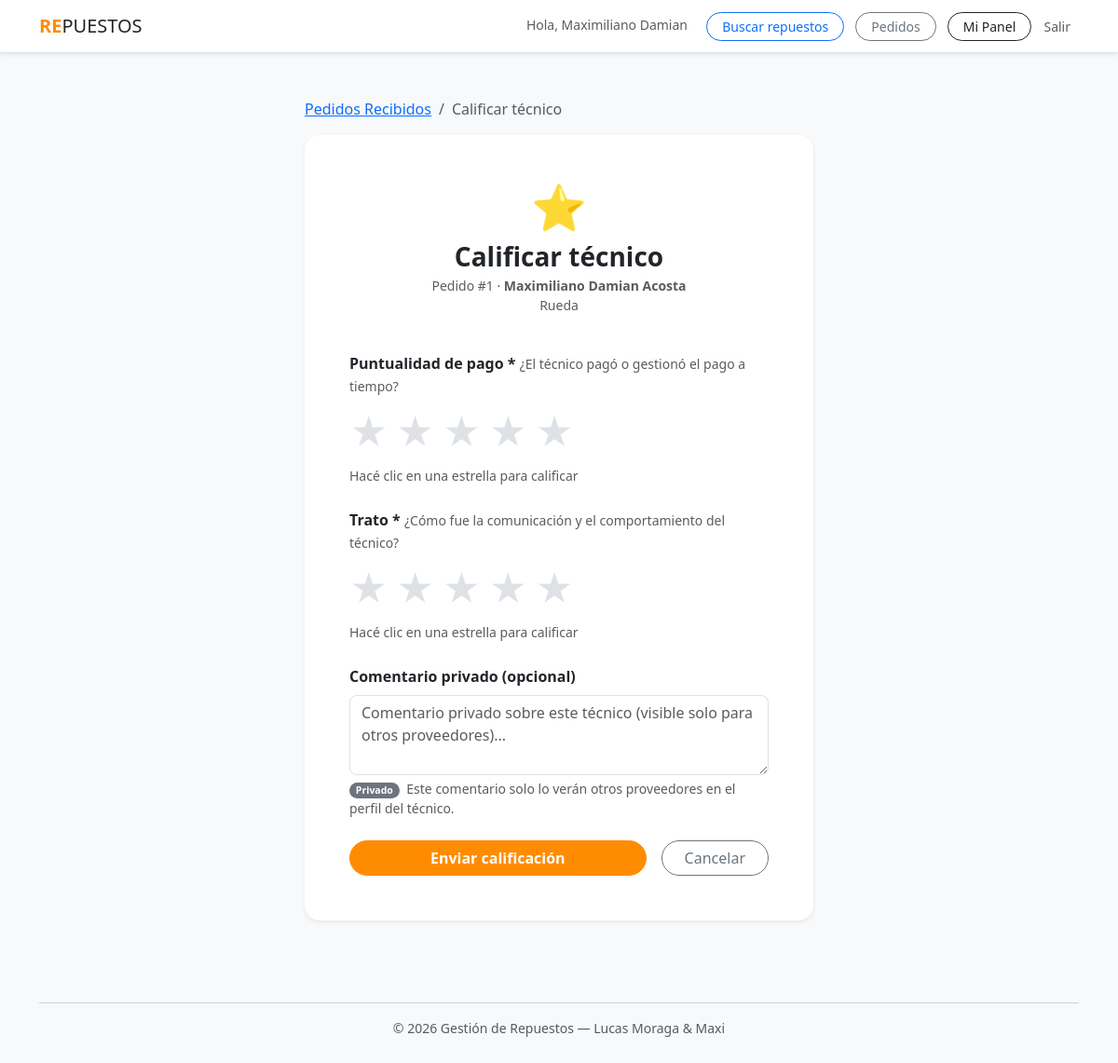
Screenshot of /calificaciones/tecnico/1/ (signed in) with the database file from the repository.
### plataforma/models.py (models this page shows, shortened)
class Pedido(models.Model):
    ESTADO_CHOICES = [
        ('pendiente', 'Pendiente'),
        ('aceptado', 'Aceptado'),
        ('rechazado', 'Rechazado'),
        ('completado', 'Completado'),
        ('cancelado', 'Cancelado'),
    ]
    ENTREGA_CHOICES = [
        ('retiro', 'Retiro en local'),
        ('envio', 'Envío'),
    ]
    tecnico = models.ForeignKey(Tecnico, on_delete=models.CASCADE, related_name='pedidos')
    proveedor = models.ForeignKey(Proveedor, on_delete=models.CASCADE, related_name='pedidos_recibidos')
    producto = models.ForeignKey(Producto, on_delete=models.CASCADE, related_name='pedidos')
    cantidad = models.IntegerField()
    forma_entrega = models.CharField(max_length=10, choices=ENTREGA_CHOICES)
    estado = models.CharField(max_length=15, choices=ESTADO_CHOICES, default='pendiente')
    monto_total = models.DecimalField(max_digits=10, decimal_places=2)
    fecha_creacion = models.DateTimeField(auto_now_add=True)
    fecha_actualizacion = models.DateTimeField(auto_now=True)
    notas = models.TextField(blank=True, null=True)
    respuesta_proveedor = models.TextField(blank=True, null=True)
    class Meta:
        verbose_name = "Pedido"
        verbose_name_plural = "Pedidos"
        ordering = ['-fecha_creacion']

class Tecnico(models.Model):
    usuario = models.OneToOneField(User, on_delete=models.CASCADE)
    cuit = models.CharField(max_length=13, unique=True, null=True, blank=True)
    especialidad = models.CharField(max_length=100, choices=RUBROS_CHOICES)
    telefono = models.CharField(max_length=20, blank=True)
    ubicacion = models.CharField(max_length=200)
    estado = models.CharField(max_length=15, choices=ESTADO_USUARIO_CHOICES, default='pendiente')
    nota_admin = models.TextField(blank=True)
    is_approved = models.BooleanField(default=False)
    class Meta:
        verbose_name = "Técnico"
        verbose_name_plural = "Técnicos"

class Producto(models.Model):
    proveedor = models.ForeignKey(Proveedor, on_delete=models.CASCADE, related_name="productos")
    nombre = models.CharField(max_length=200)
    descripcion = models.TextField(blank=True)
    modelo = models.CharField(max_length=100, blank=True)
    categoria = models.CharField(max_length=100, choices=RUBROS_CHOICES)
    precio = models.DecimalField(max_digits=10, decimal_places=2)
    stock = models.PositiveIntegerField(default=0)
    disponible = models.BooleanField(default=True)
    class Meta:
        verbose_name = "Producto"
        verbose_name_plural = "Productos"

### plataforma/views.py (the view)
# urls.py: path('calificaciones/tecnico/<int:pedido_pk>/', views.calificar_tecnico, name='calificar_tecnico'),
@login_required(login_url='login')
def calificar_tecnico(request, pedido_pk):
    proveedor = _get_proveedor_o_403(request)
    if proveedor is None:
        return redirect('dashboard')
    pedido = get_object_or_404(Pedido, pk=pedido_pk, proveedor=proveedor)
    if pedido.estado != 'completado':
        messages.error(request, 'Solo podés calificar técnicos con pedidos completados.')
        return redirect('pedidos_recibidos')
    if pedido.calificacion_tecnico.exists():
        messages.warning(request, 'Ya calificaste a este técnico por este pedido.')
        return redirect('pedidos_recibidos')
    if request.method == 'POST':
        form = CalificacionTecnicoForm(request.POST)
        if form.is_valid():
            try:
                calificacion = form.save(commit=False)
                calificacion.proveedor = proveedor
                calificacion.tecnico = pedido.tecnico
                calificacion.pedido = pedido
                calificacion.save()
                messages.success(
                    request,
                    f'Calificaste al técnico {pedido.tecnico.usuario.get_full_name()} correctamente. ¡Gracias!'
                )
                return redirect('pedidos_recibidos')
            except ValueError as e:
                messages.error(request, str(e))
            except Exception:
                messages.error(request, 'Ocurrió un error al guardar la calificación. Intentá de nuevo.')
    else:
        form = CalificacionTecnicoForm()
    return render(request, 'plataforma/calificar_tecnico.html', {
        'form': form,
        'pedido': pedido,
    })

### plataforma/context_processors.py (called while the page is built)
def pedidos_pendientes(request):
    count = 0
    if request.user.is_authenticated and hasattr(request.user, 'proveedor'):
        count = request.user.proveedor.pedidos_recibidos.filter(estado='pendiente').count()
    return {'pedidos_pendientes_count': count}

### plataforma/views.py (called while the page is built)
def _get_proveedor_o_403(request):
    if not hasattr(request.user, 'proveedor'):
        messages.error(request, 'Esta sección es solo para proveedores.')
        return None
    return request.user.proveedor

### plataforma/templates/plataforma/calificar_tecnico.html (shortened to what this page needs)
{% extends "plataforma/base.html" %}
{% block content %}
<div class="row justify-content-center py-4">
    <div class="col-md-7 col-lg-6">
        <nav aria-label="breadcrumb" class="mb-3">
            <ol class="breadcrumb small">
                <li class="breadcrumb-item"><a href="{% url 'pedidos_recibidos' %}">Pedidos Recibidos</a></li>
                <li class="breadcrumb-item active">Calificar técnico</li>
            </ol>
        </nav>
        <div class="card border-0 shadow-sm rounded-4 p-4 p-md-5">
            <div class="text-center mb-4">
                <div class="display-5 mb-2">⭐</div>
                <h3 class="fw-bold mb-1">Calificar técnico</h3>
                <p class="text-muted small mb-0">
                    Pedido #{{ pedido.id }} · <strong>{{ pedido.tecnico.usuario.get_full_name }}</strong>
                </p>
                <p class="text-muted small">{{ pedido.producto.nombre }}</p>
            </div>
            <form method="post">
                <div class="mb-4">
                    <label class="form-label fw-bold d-block mb-2">
                        Puntualidad de pago *
                        <small class="text-muted fw-normal">¿El técnico pagó o gestionó el pago a tiempo?</small>
                    </label>
                    <div id="starPickerPuntualidad" class="d-flex gap-2 mb-1">
                        <span class="star-icon" data-val="1" title="1 estrella">★</span>
                        <span class="star-icon" data-val="2" title="2 estrellas">★</span>
                        <span class="star-icon" data-val="3" title="3 estrellas">★</span>
                        <span class="star-icon" data-val="4" title="4 estrellas">★</span>
                        <span class="star-icon" data-val="5" title="5 estrellas">★</span>
                    </div>
                    <small class="text-muted" id="starLabelPuntualidad">Hacé clic en una estrella para calificar</small>
                </div>
                <div class="mb-4">
                    <label class="form-label fw-bold d-block mb-2">
                        Trato *
                        <small class="text-muted fw-normal">¿Cómo fue la comunicación y el comportamiento del técnico?</small>
                    </label>
                    <div id="starPickerTrato" class="d-flex gap-2 mb-1">
                        <span class="star-icon" data-val="1" title="1 estrella">★</span>
                        <span class="star-icon" data-val="2" title="2 estrellas">★</span>
                        <span class="star-icon" data-val="3" title="3 estrellas">★</span>
                        <span class="star-icon" data-val="4" title="4 estrellas">★</span>
                        <span class="star-icon" data-val="5" title="5 estrellas">★</span>
                    </div>
                    <small class="text-muted" id="starLabelTrato">Hacé clic en una estrella para calificar</small>
                </div>
                <div class="mb-4">
                    <label for="{{ form.comentario_privado.id_for_label }}" class="form-label fw-bold">
                        {{ form.comentario_privado.label }}
                    </label>
                    {{ form.comentario_privado }}
                    <div class="form-text">
                        <span class="badge bg-secondary rounded-pill me-1">Privado</span>
                        Este comentario solo lo verán otros proveedores en el perfil del técnico.
                    </div>
                </div>
                <div class="d-flex gap-3">
                    <button type="submit" class="btn btn-primary rounded-pill px-5 fw-bold flex-grow-1">
                        Enviar calificación
                    </button>
                    <a href="{% url 'pedidos_recibidos' %}" class="btn btn-outline-secondary rounded-pill px-4">
                        Cancelar
                    </a>
                </div>
            </form>
        </div>
    </div>
</div>
{% endblock %}

### plataforma/templates/plataforma/base.html (shortened to what this page needs)
<!DOCTYPE html>
<html lang="es">
<head>
    <link href="https://cdn.jsdelivr.net/npm/bootstrap@5.3.0/dist/css/bootstrap.min.css" rel="stylesheet">
</head>
<body class="bg-light">
    <nav class="navbar navbar-expand-lg navbar-white bg-white border-bottom shadow-sm mb-4">
        <div class="container">
            <a class="navbar-brand text-dark tracking-tighter" href="{% url 'inicio' %}">
                <b>RE</b>PUESTOS
            </a>
            <div class="ms-auto">
                {% if user.is_authenticated %}
                    <span class="me-3 text-muted small">Hola, {{ user.first_name }}</span>
                    <a href="{% url 'buscar_repuestos' %}" class="btn btn-outline-primary btn-sm rounded-pill px-3 me-2">Buscar repuestos</a>
                    {% if user.tecnico %}
                        <a href="{% url 'mis_pedidos' %}" class="btn btn-outline-secondary btn-sm rounded-pill px-3 me-2">Mis pedidos</a>
                    {% elif user.proveedor %}
                        <a href="{% url 'pedidos_recibidos' %}" class="btn btn-outline-secondary btn-sm rounded-pill px-3 me-2 position-relative">
                            Pedidos
                        </a>
                    {% endif %}
                    <a href="{% url 'dashboard' %}" class="btn btn-outline-dark btn-sm rounded-pill px-3">Mi Panel</a>
                    <a href="{% url 'logout' %}" class="btn btn-link text-muted btn-sm text-decoration-none">Salir</a>
                {% else %}
                    <a href="{% url 'login' %}" class="btn btn-outline-primary btn-sm rounded-pill px-4 me-2">Ingresar</a>
                    <a href="{% url 'registro_tipo' %}" class="btn btn-primary btn-sm rounded-pill px-4">Registrarse</a>
                {% endif %}
            </div>
        </div>
    </nav>
    <div class="{% block container_class %}container{% endblock %}">
        {% block content %}{% endblock %}
    </div>
    <footer class="container text-center py-5 text-muted small">
        <hr>
        &copy; 2026 Gestión de Repuestos — Lucas Moraga & Maxi
    </footer>
</body>
</html>

### plataforma/templates/plataforma/base.html (style rules this page uses)
:root { --bs-primary: #FF8C00; --bs-primary-rgb: 255, 140, 0; --green-pastel: #F0FFF4; }
.btn-primary { background-color: var(--bs-primary); border-color: var(--bs-primary); font-weight: bold; }
.navbar-brand b { color: var(--bs-primary); }

### plataforma/templates/plataforma/calificar_tecnico.html (style rules this page uses)
.star-icon { font-size: 2.5rem; cursor: pointer; color: #dee2e6; transition: color 0.1s, transform 0.1s; user-select: none; }

### rows the page displays
Pedido: id "1", tecnico.usuario.get_full_name "Maximiliano Damian Acosta", producto.nombre "Rueda"

### other values shown
{{ user.first_name }} "Maximiliano Damian"
